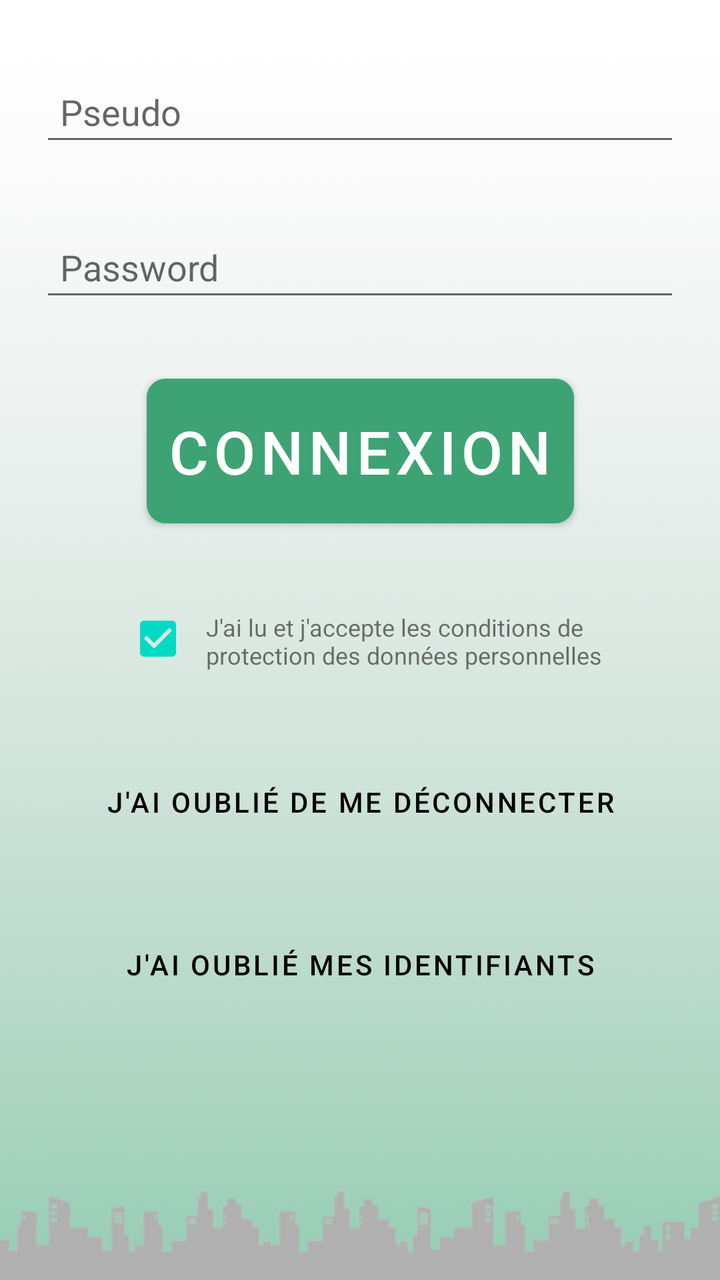
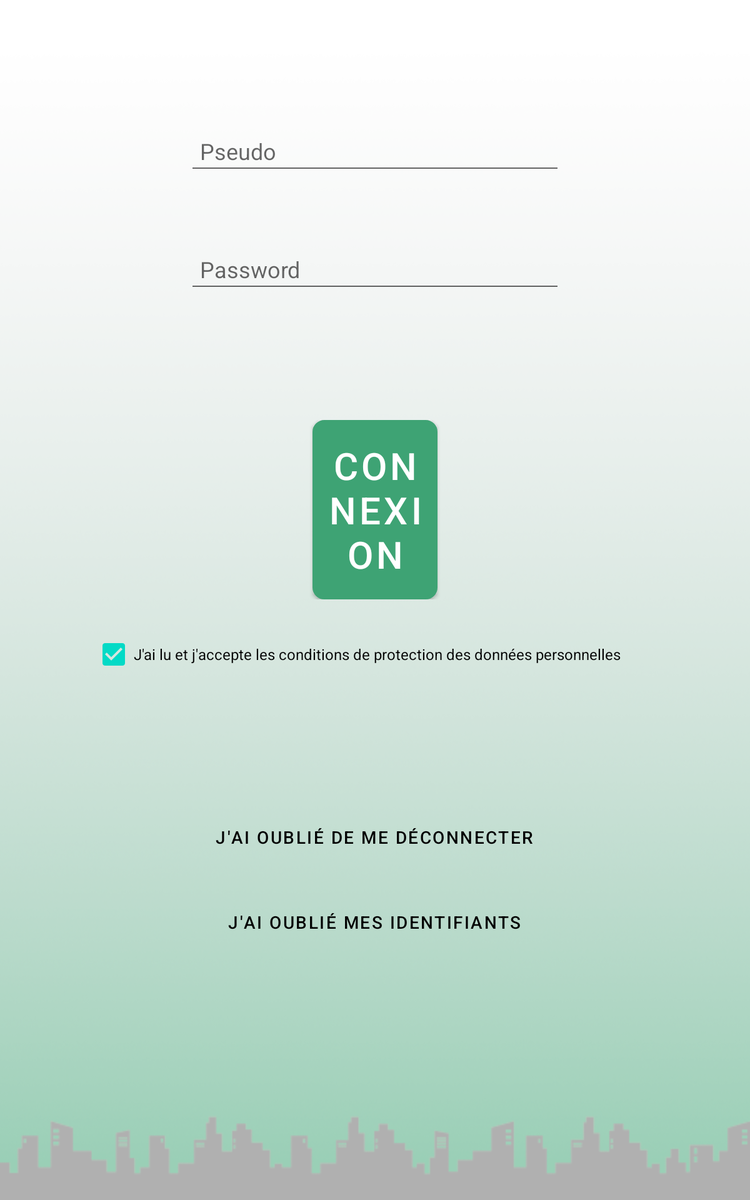

Two renders of one Android screen. The first uses the default layout on a phone; the second uses the alternative layout the repository ships for a different screen configuration, on a matching device. The two XML files are below.
<!-- AndroidManifest.xml: application theme Theme.CONTROLprest -->
<!-- res/layout/activity_login.xml -->
<?xml version="1.0" encoding="utf-8"?>
<LinearLayout
    xmlns:android="http://schemas.android.com/apk/res/android"
    xmlns:app="http://schemas.android.com/apk/res-auto"
    xmlns:tools="http://schemas.android.com/tools"
    tools:context=".controllers.activities.LoginActivity"
    android:layout_width="match_parent"
    android:layout_height="match_parent"
    android:orientation="vertical"
    android:background="@drawable/fond_vertical_green">

    <androidx.constraintlayout.widget.ConstraintLayout
        android:id="@+id/login_activity_connect_lyt"
        android:layout_width="match_parent"
        android:layout_height="match_parent"
        android:orientation="vertical"
        android:visibility="visible">

        <EditText
            android:id="@+id/login_activity_username_txt"
            android:layout_width="match_parent"
            android:layout_height="wrap_content"
            app:layout_constraintTop_toTopOf="parent"
            app:layout_constraintLeft_toLeftOf="parent"
            app:layout_constraintRight_toRightOf="parent"
            app:layout_constraintBottom_toTopOf="@id/login_activity_password_txt"
            android:padding="10dp"
            android:singleLine="true"
            android:layout_marginHorizontal="20dp"
            android:hint="@string/hint_pseudo"
            android:inputType="text"
            android:maxLines="1" />

        <EditText
            android:id="@+id/login_activity_password_txt"
            android:layout_width="match_parent"
            android:layout_height="wrap_content"
            app:layout_constraintTop_toBottomOf="@id/login_activity_username_txt"
            app:layout_constraintLeft_toLeftOf="parent"
            app:layout_constraintRight_toRightOf="parent"
            app:layout_constraintBottom_toTopOf="@id/login_activity_connect_btn"
            android:padding="10dp"
            android:singleLine="true"
            android:layout_marginHorizontal="20dp"
            android:hint="@string/hint_password"
            android:inputType="textPassword"
            android:maxLines="1" />

        <Button
            android:id="@+id/login_activity_connect_btn"
            android:layout_width="wrap_content"
            android:layout_height="wrap_content"
            app:layout_constraintTop_toBottomOf="@id/login_activity_password_txt"
            app:layout_constraintLeft_toLeftOf="parent"
            app:layout_constraintRight_toRightOf="parent"
            app:layout_constraintBottom_toTopOf="@id/login_activity_rgpd_lyt"
            android:padding="10dp"
            android:onClick="loginActivityActions"
            android:tag="on"
            android:background="@drawable/button_selected"
            android:text="@string/btn_connexion"
            android:textSize="30sp"
            android:textColor="@color/white" />

        <pl.droidsonroids.gif.GifImageView
            android:id="@+id/login_activity_wait_img"
            android:layout_width="30dp"
            android:layout_height="30dp"
            app:layout_constraintTop_toBottomOf="@id/login_activity_connect_btn"
            app:layout_constraintEnd_toEndOf="parent"
            android:layout_marginEnd="50dp"
            android:layout_marginTop="15dp"
            android:visibility="invisible"
            android:src="@drawable/load" />

        <LinearLayout
            android:id="@+id/login_activity_rgpd_lyt"
            android:layout_width="250dp"
            android:layout_height="wrap_content"
            android:orientation="horizontal"
            app:layout_constraintTop_toBottomOf="@id/login_activity_connect_btn"
            app:layout_constraintLeft_toLeftOf="parent"
            app:layout_constraintRight_toRightOf="parent"
            app:layout_constraintBottom_toTopOf="@id/login_activity_robot_btn"
            android:layout_marginHorizontal="100dp">

            <CheckBox
                android:id="@+id/login_activity_rgpd_chx"
                android:layout_width="wrap_content"
                android:layout_height="wrap_content"
                android:checked="true"/>

            <TextView
                android:id="@+id/login_activity_rgpd_txt"
                android:layout_width="match_parent"
                android:layout_height="match_parent"
                android:tag="rgpd"
                android:onClick="loginActivityActions"
                android:paddingTop="10dp"
                android:textSize="12sp"
                android:text="@string/lbl_rgpd"/>

        </LinearLayout>

        <Button
            android:id="@+id/login_activity_robot_btn"
            android:layout_width="wrap_content"
            android:layout_height="wrap_content"
            app:layout_constraintTop_toBottomOf="@id/login_activity_rgpd_lyt"
            app:layout_constraintLeft_toLeftOf="parent"
            app:layout_constraintRight_toRightOf="parent"
            app:layout_constraintBottom_toTopOf="@id/login_activity_mail_btn"
            android:layout_gravity="center_horizontal"
            android:padding="5dp"
            android:background="@android:color/transparent"
            android:onClick="loginActivityActions"
            android:tag="@string/tag_robot"
            android:text="@string/btn_requet_robot"
            android:textColor="@color/black" />

        <Button
            android:id="@+id/login_activity_mail_btn"
            android:layout_width="wrap_content"
            android:layout_height="wrap_content"
            app:layout_constraintTop_toBottomOf="@id/login_activity_robot_btn"
            app:layout_constraintLeft_toLeftOf="parent"
            app:layout_constraintRight_toRightOf="parent"
            app:layout_constraintBottom_toBottomOf="parent"
            android:layout_gravity="center_horizontal"
            android:layout_marginBottom="100dp"
            android:padding="5dp"
            android:background="@android:color/transparent"
            android:onClick="loginActivityActions"
            android:tag="mail"
            android:textColor="@color/black"
            android:text="@string/btn_requet_mail" />

    </androidx.constraintlayout.widget.ConstraintLayout>

    <LinearLayout
        android:id="@+id/login_activity_deco_lyt"
        android:layout_width="match_parent"
        android:layout_height="match_parent"
        android:visibility="gone"
        android:orientation="vertical" >

        <Button
            android:id="@+id/login_activity_deco_btn"
            android:layout_width="wrap_content"
            android:layout_height="wrap_content"
            android:layout_gravity="center_horizontal"
            android:layout_marginTop="250dp"
            android:background="@drawable/button_selected"
            android:padding="10dp"
            android:onClick="loginActivityActions"
            android:tag="off"
            android:text="@string/btn_deco"
            android:textColor="@color/white"
            android:textSize="30sp" />

    </LinearLayout>

    <LinearLayout
        android:id="@+id/login_activity_version_lyt"
        android:layout_width="match_parent"
        android:layout_height="match_parent"
        android:gravity="center_horizontal|center_vertical"
        android:visibility="gone"
        android:orientation="horizontal">

        <TextView
            android:layout_width="wrap_content"
            android:layout_height="wrap_content"
            android:gravity="center_horizontal|center_vertical"
            android:text="@string/lbl_bad_version"
            android:textSize="18sp"
            android:textStyle="bold" />

    </LinearLayout>

</LinearLayout>
<!-- resources referenced by this layout -->
<resources>
  <color name="black">#FF000000</color>
  <color name="white">#FFFFFFFF</color>
  <!-- drawable button_selected (drawable) -->
  <?xml version="1.0" encoding="utf-8"?>
  <shape
      xmlns:android="http://schemas.android.com/apk/res/android"
      android:shape="rectangle" >
  
      <padding
          android:left="7dp"
          android:top="7dp"
          android:right="7dp"
          android:bottom="7dp" />
      <stroke
          android:width="3dp"
          android:color="@color/teal_500" />
      <corners
          android:radius="8dp" />
      <solid
          android:color="@color/teal_500" />
  
  </shape>
  <!-- drawable fond_vertical_green: png bitmap (drawable, 316050 bytes) -->
  <string name="btn_connexion" translatable="false">CONNEXION</string>
  <string name="btn_deco" translatable="false">DECONNEXION</string>
  <string name="btn_requet_mail" translatable="false">J\'ai oublié mes identifiants</string>
  <string name="btn_requet_robot" translatable="false">J\'ai oublié de me déconnecter</string>
  <string name="hint_password">Password</string>
  <string name="hint_pseudo" translatable="false">Pseudo</string>
  <string name="lbl_bad_version" translatable="false">Une nouvelle version est disponible.\nMettez à jour votre application pour continuer.</string>
  <string name="lbl_rgpd" translatable="false">J\'ai lu et j\'accepte les conditions de protection des données personnelles</string>
  <string name="tag_robot" translatable="false">robot</string>
  <style name="Theme.CONTROLprest" parent="Theme.MaterialComponents.DayNight.NoActionBar">
          
          <item name="colorPrimary">@color/teal_500</item>
          <item name="colorPrimaryDark">@color/teal_700</item>
          <item name="colorOnPrimary">@color/white</item>
          
      </style>
  <color name="teal_500">#FF3EA374</color>
  <color name="teal_700">#FF018786</color>
</resources>
<!-- res/layout-sw600dp/activity_login.xml (the repository's variant of the layout above) -->
<!-- drawn on a 7-inch tablet held upright -->
<?xml version="1.0" encoding="utf-8"?>
<LinearLayout
    xmlns:android="http://schemas.android.com/apk/res/android"
    xmlns:app="http://schemas.android.com/apk/res-auto"
    xmlns:tools="http://schemas.android.com/tools"

    android:layout_width="match_parent"
    android:layout_height="match_parent"

    android:orientation="vertical"

    android:background="@drawable/fond_vertical_green"

    tools:context=".controllers.activities.LoginActivity">

    <androidx.constraintlayout.widget.ConstraintLayout android:id="@+id/login_activity_connect_lyt"
        android:layout_width="match_parent"
        android:layout_height="match_parent"

        android:orientation="vertical"
        android:visibility="visible" >

        <LinearLayout android:id="@+id/login_activity_id_lyt"
            android:layout_width="match_parent"
            android:layout_height="wrap_content"

            app:layout_constraintTop_toTopOf="parent"
            app:layout_constraintLeft_toLeftOf="parent"
            app:layout_constraintRight_toRightOf="parent"
            app:layout_constraintBottom_toTopOf="@id/login_activity_go_lyt"

            android:orientation="vertical">

            <EditText
                android:id="@+id/login_activity_username_txt"
                android:layout_width="match_parent"
                android:layout_height="wrap_content"

                android:layout_marginHorizontal="150dp"
                android:padding="10dp"

                android:inputType="text"
                android:maxLines="1"
                android:singleLine="true"
                android:hint="@string/hint_pseudo"/>

            <EditText
                android:id="@+id/login_activity_password_txt"
                android:layout_width="match_parent"
                android:layout_height="wrap_content"

                android:layout_marginHorizontal="150dp"
                android:layout_marginTop="50dp"
                android:padding="10dp"

                android:inputType="textPassword"
                android:maxLines="1"
                android:singleLine="true"
                android:hint="@string/hint_password"/>

        </LinearLayout>

        <LinearLayout android:id="@+id/login_activity_go_lyt"
            android:layout_width="match_parent"
            android:layout_height="wrap_content"

            app:layout_constraintTop_toBottomOf="@id/login_activity_id_lyt"
            app:layout_constraintLeft_toLeftOf="parent"
            app:layout_constraintRight_toRightOf="parent"
            app:layout_constraintBottom_toTopOf="@id/login_activity_btn_lyt"

            android:orientation="vertical">

            <RelativeLayout android:id="@+id/login_activity_connect_blk"
                android:layout_width="wrap_content"
                android:layout_height="wrap_content"

                app:layout_constraintTop_toBottomOf="@id/login_activity_password_txt"
                app:layout_constraintLeft_toLeftOf="parent"
                app:layout_constraintRight_toRightOf="parent"
                app:layout_constraintBottom_toTopOf="@id/login_activity_rgpd_chx"

                android:orientation="horizontal">

                <Button android:id="@+id/login_activity_connect_btn"
                    android:layout_width="wrap_content"
                    android:layout_height="wrap_content"

                    android:layout_gravity="center_horizontal"
                    android:layout_marginHorizontal="250dp"
                    android:padding="10dp"

                    android:onClick="loginActivityActions"
                    android:tag="on"

                    android:background="@drawable/button_selected"
                    android:text="@string/btn_connexion"
                    android:textSize="30sp"
                    android:textColor="@color/white"/>

                <pl.droidsonroids.gif.GifImageView android:id="@+id/login_activity_wait_img"
                    android:layout_width="30dp"
                    android:layout_height="30dp"

                    android:layout_alignParentEnd="true"
                    android:layout_marginEnd="200dp"
                    android:layout_marginTop="15dp"

                    android:visibility="invisible"

                    android:src="@drawable/load" />

            </RelativeLayout>

            <CheckBox android:id="@+id/login_activity_rgpd_chx"
                android:layout_width="450dp"
                android:layout_height="wrap_content"

                android:layout_gravity="center_horizontal"
                android:layout_marginTop="20dp"

                android:textSize="12sp"
                android:text="@string/lbl_rgpd"

                android:checked="true" />

        </LinearLayout>

        <LinearLayout android:id="@+id/login_activity_btn_lyt"
            android:layout_width="match_parent"
            android:layout_height="wrap_content"

            app:layout_constraintTop_toBottomOf="@id/login_activity_go_lyt"
            app:layout_constraintLeft_toLeftOf="parent"
            app:layout_constraintRight_toRightOf="parent"
            app:layout_constraintBottom_toBottomOf="parent"

            android:orientation="vertical">

            <Button android:id="@+id/login_activity_robot_btn"
                android:layout_width="wrap_content"
                android:layout_height="wrap_content"

                android:layout_gravity="center_horizontal"
                android:padding="5dp"
                android:background="@android:color/transparent"

                android:onClick="loginActivityActions"
                android:tag="@string/tag_robot"

                android:text="@string/btn_requet_robot"
                android:textColor="@color/black" />

            <Button android:id="@+id/login_activity_mail_btn"
                android:layout_width="wrap_content"
                android:layout_height="wrap_content"

                android:layout_gravity="center_horizontal"
                android:layout_marginTop="20dp"
                android:layout_marginBottom="100dp"
                android:padding="5dp"
                android:background="@android:color/transparent"

                android:onClick="loginActivityActions"
                android:tag="mail"

                android:textColor="@color/black"
                android:text="@string/btn_requet_mail" />

        </LinearLayout>

    </androidx.constraintlayout.widget.ConstraintLayout>

    <LinearLayout android:id="@+id/login_activity_deco_lyt"
        android:layout_width="match_parent"
        android:layout_height="match_parent"

        android:visibility="gone"

        android:orientation="vertical" >

        <Button android:id="@+id/login_activity_deco_btn"
            android:layout_width="500dp"
            android:layout_height="wrap_content"

            android:layout_gravity="center_horizontal"
            android:layout_marginTop="250dp"
            android:background="@drawable/button_selected"
            android:padding="10dp"

            android:onClick="loginActivityActions"
            android:tag="off"

            android:text="@string/btn_deco"
            android:textColor="@color/white"
            android:textSize="50sp" />

    </LinearLayout>

    <LinearLayout android:id="@+id/login_activity_version_lyt"
        android:layout_width="match_parent"
        android:layout_height="match_parent"

        android:gravity="center_horizontal|center_vertical"
        android:visibility="gone"
        android:orientation="horizontal">

        <TextView
            android:layout_width="wrap_content"
            android:layout_height="wrap_content"

            android:gravity="center_horizontal|center_vertical"
            android:text="@string/lbl_bad_version"
            android:textSize="18sp"
            android:textStyle="bold" />

    </LinearLayout>

</LinearLayout>
